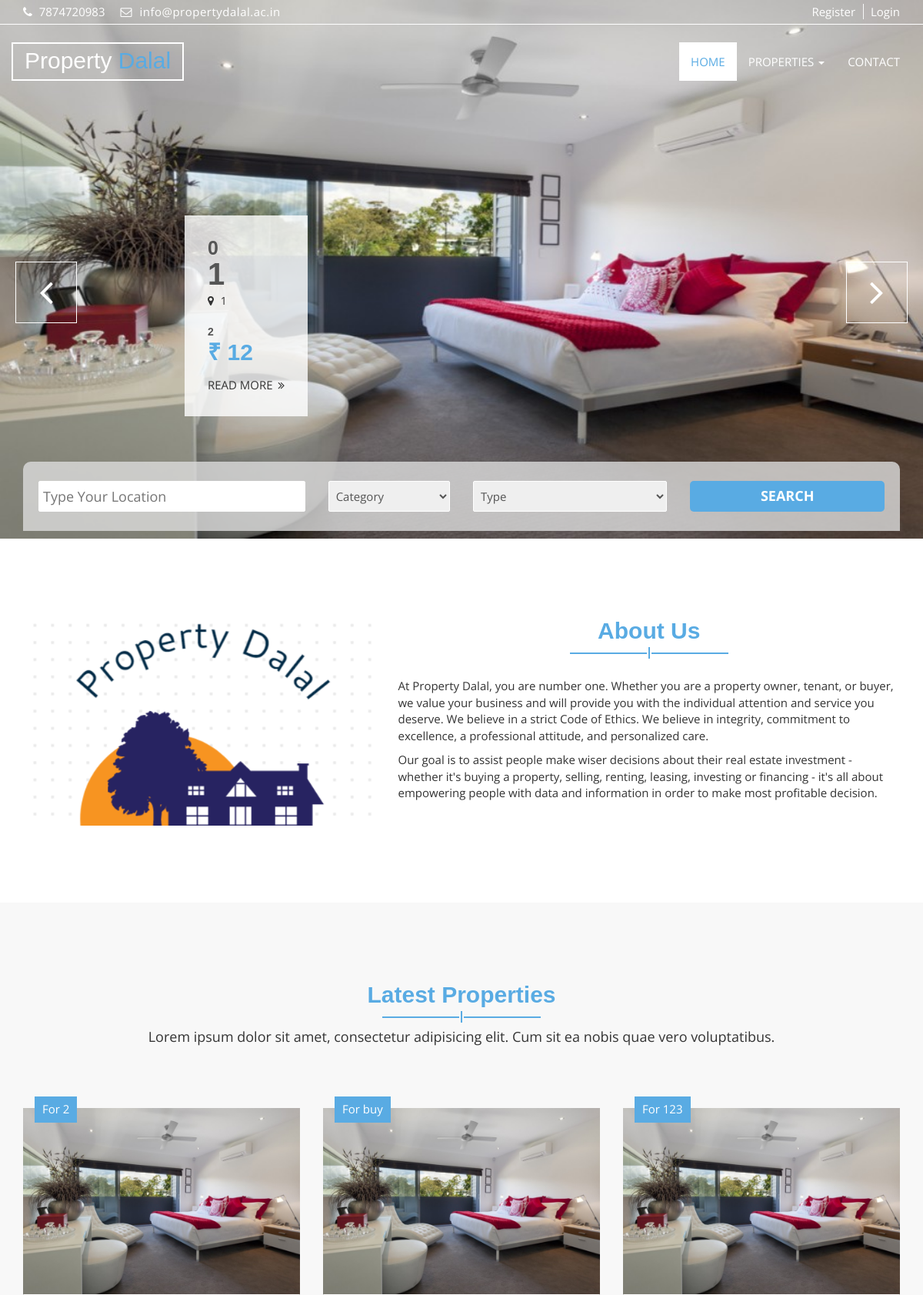
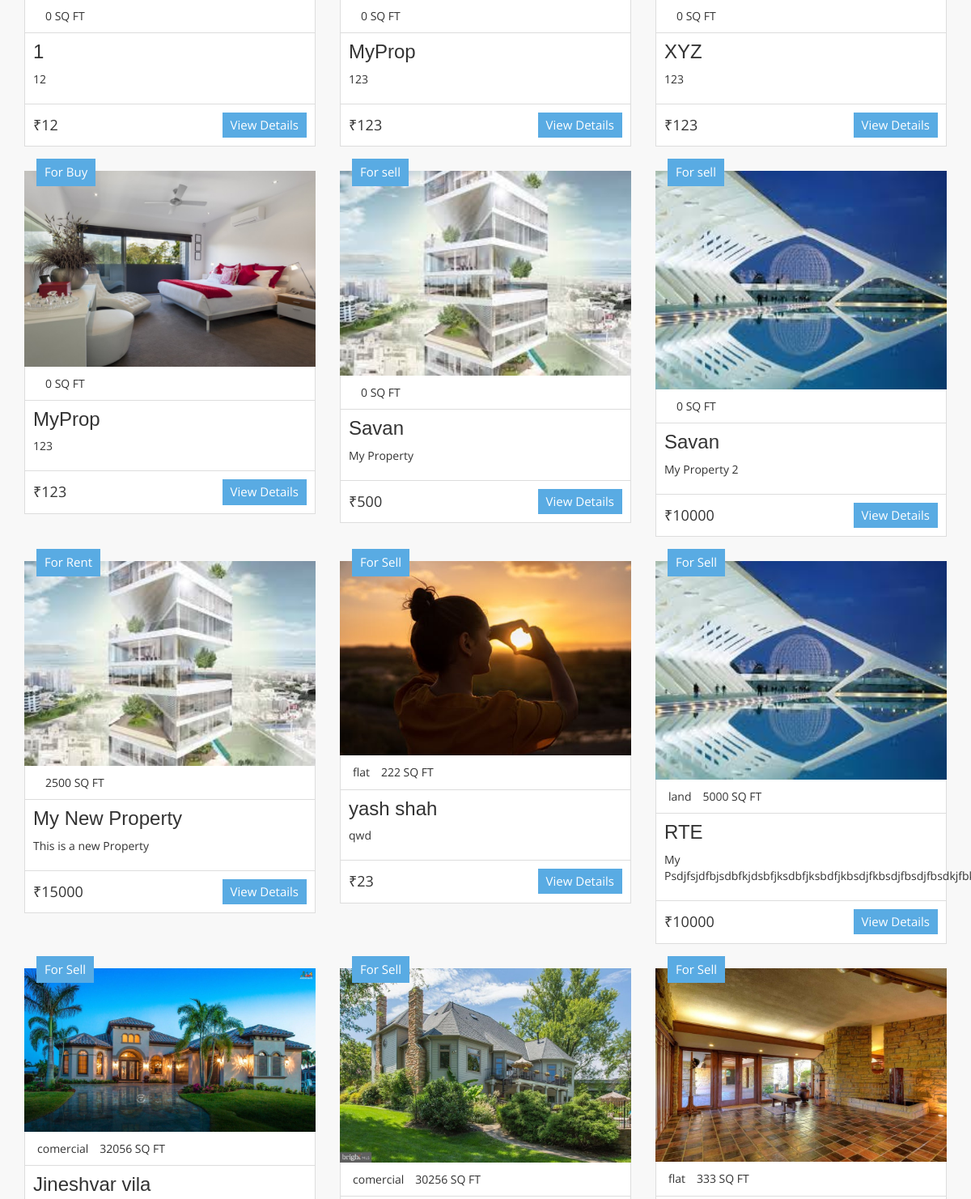
The page / (upper part) on the database its author committed (2 pictures, top to bottom).
### tables this page shows
CREATE TABLE `property` (
  `pid` int(11) NOT NULL,
  `name` varchar(100) NOT NULL,
  `address` varchar(255) NOT NULL,
  `type` varchar(100) NOT NULL,
  `image` varchar(255) NOT NULL,
  `description` varchar(1000) NOT NULL,
  `price` varchar(255) NOT NULL,
  `userid` int(10) DEFAULT NULL,
  `sqft` int(10) NOT NULL,
  `category` varchar(255) NOT NULL
);

### index.php (the view, shortened to what this page needs)
<!DOCTYPE html>
<html lang="en">
  <?php
  require('header.php');
  require_once('connection.php');
  ?>
  <body onload="change_active()">
  <section id="aa-slider">
    <div class="aa-slider-area">
      <div class="aa-top-slider">
        <?php
          $stmt = $conn->prepare("Select pid,name,price,type,address,image,sqft,description,category from property;");
          $stmt->bind_result($pid,$pname,$price,$ptype,$paddress,$pimage,$sqft,$description,$category);
          $stmt->execute();
          $stmt->store_result();
          $result_size=$stmt->num_rows;
          $stmt->execute();
          $i=0;
          while($i<$result_size){
          $stmt->data_seek($i);
          $stmt->fetch();
          $i++;
          echo "
          <div class='aa-top-slider-single'><img src='uploads/$pimage' alt='img'>
          <div class='aa-top-slider-content'>
            <span class='aa-top-slider-catg'>$sqft</span>
            <h2 class='aa-top-slider-title'> $pname</h2>
            <p class='aa-top-slider-location'><i class='fa fa-map-marker'></i> $paddress</p>
            <span class='aa-top-slider-off'> $ptype</span>
            <p class='aa-top-slider-price'>&#8377 $price</p>
            <a href='#' class='aa-top-slider-btn'>Read More <span class='fa fa-angle-double-right'></span></a>
          </div></div>
         ";
        } ?>
        </div>
      </div>
  </section>
  <form name="frmSearch" method="post" action="advancesearch.php">
  <section id="aa-advance-search">
    <div class="container" >
      <div class="aa-advance-search-area">
        <div class="form">
         <div class="aa-advance-search-top">
            <div class="row">
              <div class="col-md-4">
                <div class="aa-single-advance-search">
                  <input type="text" name="city" placeholder="Type Your Location">
                </div>
              </div>
              <div class="col-md-2">
                <div class="aa-single-advance-search">
                  <select name="category">
                   <option value="0" selected>Category</option>
                  </select>
                </div>
              </div>
              <div class="col-md-3">
                 <div class="aa-single-advance-search">
                  <select name="type">
                    <option value="0" selected>Type</option>
                  </select>
              </div>
            </div>
            <div class="col-md-3">
                <div class="aa-single-advance-search">
                  <input class="aa-search-btn" type="submit" value="Search" name="submit">
                </div>
            </div>
          </div>
        </div>
         </div>
        </div>
      </div>
  </section>
  </form>
  <section id="aa-about-us">
    <div class="container">
      <div class="row">
        <div class="col-md-12">
          <div class="aa-about-us-area">
            <div class="row">
              <div class="col-md-5">
                <div class="aa-about-us-left">
                  <img src="img/logopd.png" alt="image">
                </div>
              </div>
              <div class="col-md-7">
                <div class="aa-about-us-right">
                  <div class="aa-title">
                    <h2>About Us</h2>
                    <span></span>
                  </div>
                  <p>At Property Dalal, you are number one. Whether you are a property owner, tenant, or buyer, we value your business and will provide you with the individual attention and service you deserve. We believe in a strict Code of Ethics. We believe in integrity, commitment to excellence, a professional attitude, and personalized care.</p>
                  <p>Our goal is to assist people make wiser decisions about their real estate investment - whether it's buying a property, selling, renting, leasing, investing or financing - it's all about empowering people with data and information in order to make most profitable decision.</p>
                </div>
              </div>
            </div>
          </div>
        </div>
      </div>
    </div>
  </section>
   <section id="aa-latest-property">
    <div class="container">
      <div class="aa-latest-property-area">
        <div class="aa-title">
          <h2>Latest Properties</h2>
          <span></span>
          <p>Lorem ipsum dolor sit amet, consectetur adipisicing elit. Cum sit ea nobis quae vero voluptatibus.</p>
        </div>
        <div class="aa-latest-properties-content">
          <div class="row">
        <?php
          $stmt->execute();
          $stmt->store_result();
          $result_size=$stmt->num_rows;
          $stmt->execute();
          $i=0;
          while($i<$result_size){
          $i++;
          echo "
            <div class='col-md-4'>
              <article class='aa-properties-item'>
                <a href='#' class='aa-properties-item-img'>
                  <img src='uploads/$pimage' alt='img'>
                </a>
                <div class='aa-tag for-sale'>
                  For $ptype
                </div>
                <div class='aa-properties-item-content'>
                  <div class='aa-properties-info'>
                    <span>$category</span>
                    <span>$sqft SQ FT</span>
                  </div>
                  <div class='aa-properties-about'>
                    <h3><a href='#'>$pname</a></h3>
                    <p>$description</p>
                  </div>
                  <div class='aa-properties-detial'>
                    <span class='aa-price'>
                    ₹$price
                    </span>
                    <a href='/PropertyDalal/properties-detail.php?pid=$pid' class='aa-secondary-btn'>View Details</a>
                  </div>
                </div>
              </article>
            </div>
            ";
          }
         ?>
         </div>
        </div>
      </div>
    </div>
  </section>
  </body>
</html>

### header.php (shortened to what this page needs)
<html>
  <head>
  <link href="css/font-awesome.css" rel="stylesheet">
  <link href="css/bootstrap.css" rel="stylesheet">
  <link href="svg/font/flaticon.css" rel="stylesheet">
  <link rel="stylesheet" type="text/css" href="css/slick.css">
  <link rel="stylesheet" type="text/css" href="css/nouislider.css">
  <link rel="stylesheet" href="css/jquery.fancybox.css" type="text/css" media="screen" />
  <link id="switcher" href="css/theme-color/default-theme.css" rel="stylesheet">
  <link href="css/style.css" rel="stylesheet">
</head>
<body class="aa-price-range">
<div id="aa-header">
  <div class="container">
    <div class="row">
      <div class="col-md-12">
        <div class="aa-header-area">
          <div class="row">
            <div class="col-md-6 col-sm-6 col-xs-6">
              <div class="aa-header-left">
                <div class="aa-telephone-no">
                  <span class="fa fa-phone"></span>
                  7874720983
                </div>
                <div class="aa-email hidden-xs">
                  <span class="fa fa-envelope-o"></span> info@propertydalal.ac.in
                </div>
              </div>
            </div>
            <div class="col-md-6 col-sm-6 col-xs-6">
              <div class="aa-header-right">
                <?php
                  if(isset($_SESSION['userid']) && isset($_SESSION['name'])){
                    echo "<a href='#' class='aa-register'>".$_SESSION['name']."</a>";
                    echo "<a href='logout.php' class='aa-login'>Logout</a>";
                  }
                  else{
                ?>
                <a href="register.php" class="aa-register">Register</a>
                <a href="signin.php" class="aa-login">Login</a>
                <?php } ?>
              </div>
            </div>
          </div>
        </div>
      </div>
    </div>
  </div>
</div>
<section id="aa-menu-area">
  <nav class="navbar navbar-default main-navbar" role="navigation">
    <div class="container">
      <div class="navbar-header">
        <a class="navbar-brand aa-logo" href="index.php"> Property <span>Dalal</span></a>
      </div>
      <div id="navbar" class="navbar-collapse collapse">
        <ul id="top-menu" class="nav navbar-nav navbar-right aa-main-nav">
          <li id="nav_home" class=""><a href="index.php">HOME</a></li>
           <li id="nav_property" class="dropdown">
            <a class="dropdown-toggle" data-toggle="dropdown" href="properties.html">PROPERTIES <span class="caret"></span></a>
          </li>
          <li id="nav_contact"><a href="contact.php">CONTACT</a></li>
        </ul>
      </div>
    </div>
  </nav>
</section>
</body>
</html>

### css/theme-color/default-theme.css (style rules this page uses)
h2 { color: #59abe3; }
.aa-secondary-btn { background-color: #59abe3; }
#aa-menu-area .main-navbar .navbar-header .aa-logo span { color: #59abe3; }
#aa-menu-area .main-navbar .navbar-nav .active a { color: #59abe3; }
#aa-slider .aa-slider-area .aa-top-slider .aa-top-slider-price { color: #59abe3; }
#aa-advance-search .aa-advance-search-area .aa-advance-search-top .aa-single-advance-search .aa-search-btn { background-color: #59abe3; }
.aa-title span { background-color: #59abe3; }
.aa-title span:before { background-color: #59abe3; }
.aa-title span:after { background-color: #59abe3; }
.aa-properties-item .for-sale { background-color: #59abe3; }

### rows shown on the page
property: image (picture), sqft "0", name "1", address "1", type "2", price "12", description "12"
property: image (picture), type "buy", sqft "0", name "MyProp", description "123", price "123"
property: image (picture), type "123", sqft "0", name "XYZ", description "123", price "123"
property: image (picture), type "Buy", sqft "0", name "MyProp", description "123", price "123"
property: image (picture), type "sell", sqft "0", name "Savan", description "My Property", price "500"
property: image (picture), type "sell", sqft "0", name "Savan", description "My Property 2", price "10000"
property: image (picture), type "Rent", sqft "2500", name "My New Property", description "This is a new Property", price "15000"
property: image (picture), type "Sell", category "flat", sqft "222", name "yash shah", description "qwd", price "23"
property: image (picture), type "Sell", category "land", sqft "5000", name "RTE", description "My…", price "10000"
property: image (picture), type "Sell", category "comercial", sqft "32056", name "Jineshvar vila"
property: image (picture), type "Sell", category "comercial", sqft "30256"
property: image (picture), type "Sell", category "flat", sqft "333"
